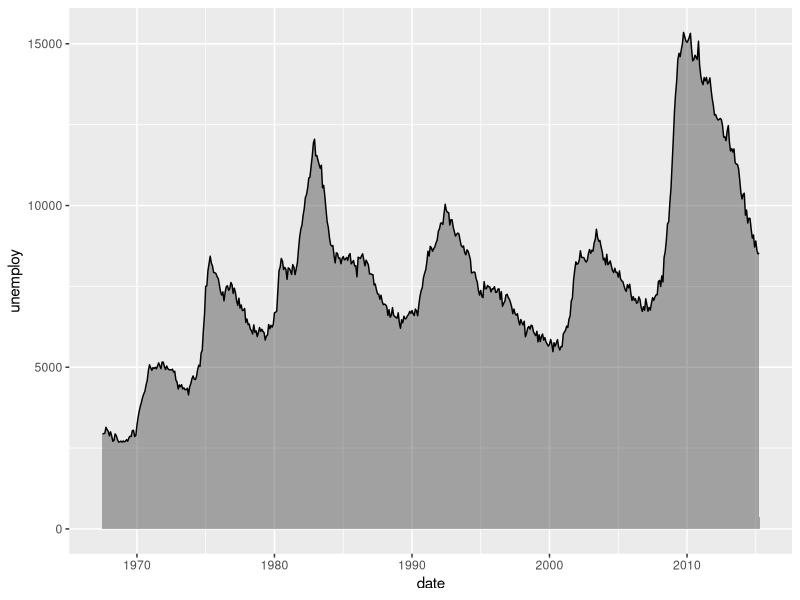
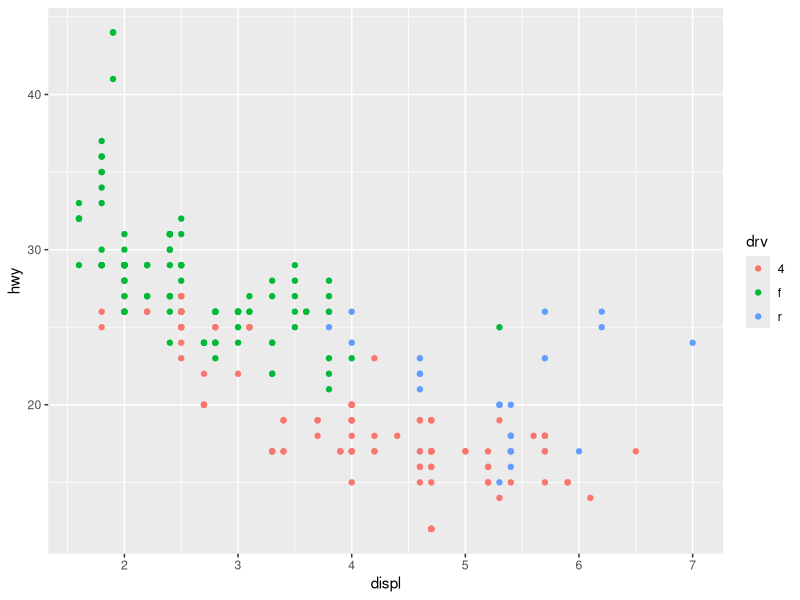
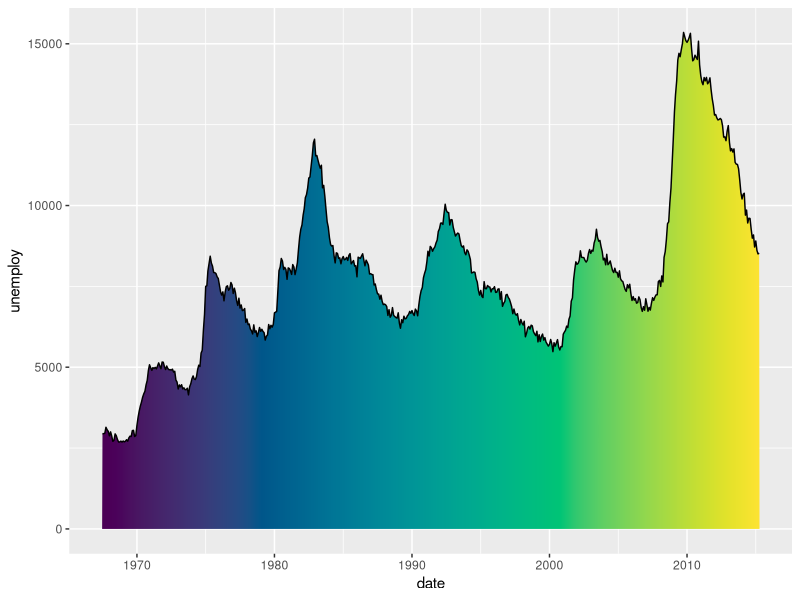
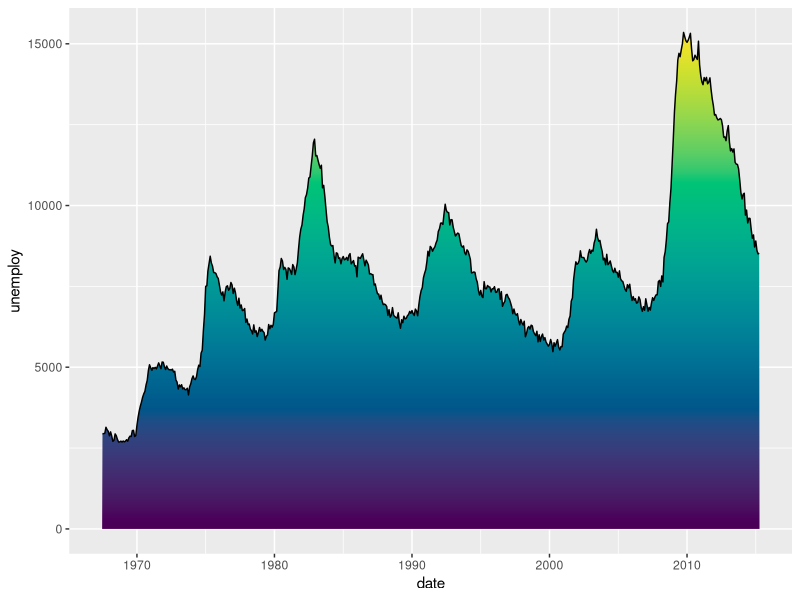

These figures' R source, in order: (Note: this script raises an error after producing the figures.)
## ---- chunk 1
#| label: setup
library(ggplot2)
library(grid)

# Some graphics devices don't support gradients and patterns. We set the
# device to ragg, which does support these.
knitr::opts_chunk$set(dev = "ragg_png")
## ---- chunk 2
attr(economics$date, "label") <- "Year"
attr(economics$unemploy, "label") <- "Unemployment (x1000)"

ggplot(economics, aes(date, unemploy)) +
  geom_area(alpha = 0.4, colour = "black")
## ---- chunk 3
ggplot(mpg, aes(displ, hwy, colour = drv)) +
  geom_point() +
  labs(dictionary = c(
    displ = "Displacement",
    hwy   = "Highway miles per gallon",
    drv   = "Drive train"
  ))
## ---- chunk 4
gradient <- linearGradient(
  colours = hcl.colors(100),
  y1 = 0, y2 = 0
)

ggplot(economics, aes(date, unemploy)) +
  geom_area(fill = list(gradient), colour = "black")
## ---- chunk 5
gradient <- linearGradient(
  colours = hcl.colors(100),
  x1 = 0, x2 = 0
)

ggplot(economics, aes(date, unemploy)) +
  geom_area(fill = list(gradient), colour = "black")
## ---- chunk 6
width <- height <- unit(3, "mm")
crosshatch <- pattern(
  segmentsGrob(
    x0 = c(0, 1), x1 = c(1, 0), 
    y0 = c(0, 0), y1 = c(1, 1),
    gp = gg_par(col = "black", lwd = 0.5),
    vp = viewport(width = width, height = height)
  ),
  width = width, height = height,
  extend = "repeat"
)

ggplot(economics, aes(date, unemploy)) +
  geom_area(fill = crosshatch, colour = "black")
## ---- chunk 7
polkadot <- pattern(
  circleGrob(
    x = c(0.2, 0.7), y = c(0.2, 0.7), r = 0.15,
    gp = gpar(fill = "red", col = NA),
    vp = viewport(width = width, height = height)
  ),
  width = width, height = height, 
  extend = "repeat"
)

checkerboard <- pattern(
  rectGrob(
    x = c(0.25, 0.75), y = c(0.25, 0.75),
    width = 0.5, height = 0.5,
    gp = gpar(fill = "black"),
    vp = viewport(width = width, height = height),
  ),
  width = width, height = height,
  extend = "repeat"
)

patterns <- list(
  polkadot,
  checkerboard,
  crosshatch,
  gradient
)

ggplot(penguins) +
  aes(species, fill = island) +
  geom_bar() +
  scale_fill_manual(values = patterns)
## ---- chunk 8
#| label: ex-1.2.5-solution
ggplot(diamonds) +
  aes(carat, price) +
  stat_bin_2d(
    aes(alpha = after_stat(count)),
    binwidth = c(0.05, 200),
    fill = "black"
  ) +
  scale_alpha_continuous(
    range  = c(0, 1), # range of output alpha
    limits = c(0, NA) # include 0 in data range
  )
## ---- chunk 9
p <- ggplot(mpg) +
  aes(manufacturer, label = manufacturer) +
  geom_bar() +
  geom_text(
    aes(y = 37),
    # Prevent duplicated labels
    data = ~ dplyr::filter(.x, !duplicated(manufacturer)),
    angle = 90, hjust = 1
  ) +
  scale_x_discrete(guide = "none")
p
## ---- chunk 10
p + coord_radial(
  rotate.angle = TRUE, 
  start = -0.5 * pi, end = 0.5 * pi,
  inner.radius = 0.5
)
## ---- chunk 11
p <- ggplot(diamonds) +
  aes(carat, price) +
  geom_point(shape = ".")
p + facet_wrap(~ cut, dir = "lt")
## ---- chunk 12
#| collapse: true
levels(diamonds$cut)
## ---- chunk 13
#| label: ex-1.2.7-solution
ggplot(diamonds) +
  aes(carat, price) +
  geom_point(shape = ".") +
  facet_wrap(
    ~ cut, 
    dir = "rt", # "lb" also counts as mirrored
    axes = "all", 
    axis.labels = "all_x"
  )
